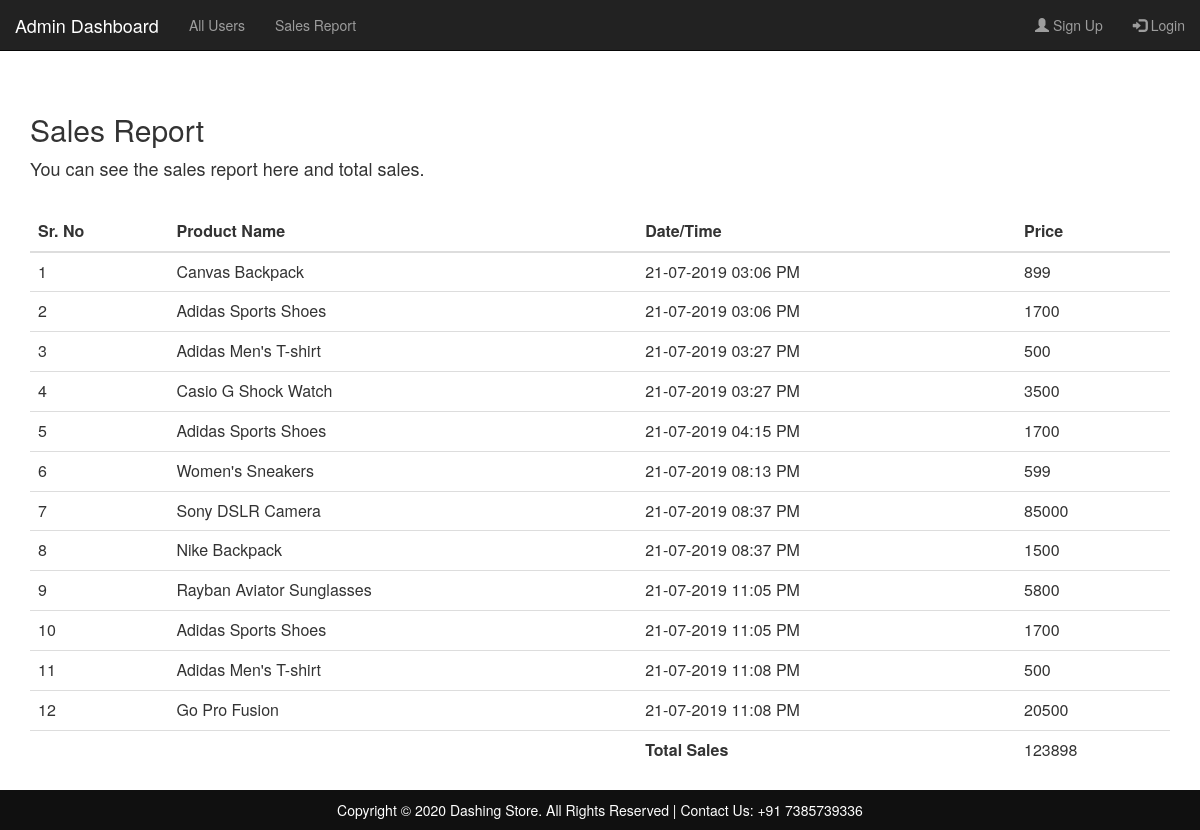
The page /sales.php on the database its author committed.
### tables this page shows
CREATE TABLE `orders` (
  `o_id` int(11) NOT NULL,
  `u_id` int(11) NOT NULL,
  `p_id` int(11) NOT NULL,
  `time_stamp` varchar(50) NOT NULL
);

CREATE TABLE `products` (
  `p_id` int(11) NOT NULL,
  `name` varchar(50) NOT NULL,
  `description` varchar(200) NOT NULL,
  `image_path` varchar(200) NOT NULL,
  `price` int(11) NOT NULL,
  `category` varchar(25) NOT NULL
);

### sales.php (the view, shortened to what this page needs)
<html>
<head>
    <link rel="stylesheet" href="https://maxcdn.bootstrapcdn.com/bootstrap/3.4.0/css/bootstrap.min.css">
    <link rel="stylesheet" type="text/css" href="css\style.css">
</head>
<body>
        <nav class="navbar navbar-inverse navbar-fixed-top">
            <div class="container-fluid">
            <div class="navbar-header">
          <a class="navbar-brand" href="admin-dashboard.php"><span style="color: white">Admin Dashboard</span></a>
        </div>
        <div class="collapse navbar-collapse" id="myNavbar">
        <ul class="nav navbar-nav">
          <li><a href="allusers.php">All Users</a></li>
          <li><a href="sales.php">Sales Report</a></li>
        </ul>
        <ul class="nav navbar-nav navbar-right">
        <?php if(empty($_SESSION['logged_in']) ) { ?>
          <li><a href="register.php"><span class="glyphicon glyphicon-user"></span> Sign Up</a></li>
          <li><a href="login.php"><span class="glyphicon glyphicon-log-in"></span> Login</a></li>
        </ul>
        <?php } else {?>
        <li><a href="logout.php?logout=1">Logout</a></li>
          <?php }?>
        </div>
      </div>
    </nav>
<br>
  <?php
    require 'conn.php';
    $i=1;
    $select_query = "SELECT products.name, products.price, orders.time_stamp from products, orders WHERE orders.p_id = products.p_id ;";
    $select_query_result = mysqli_query($con,$select_query);
    $total_query = "SELECT SUM(products.price) from products, orders WHERE orders.p_id = products.p_id ;";
    $total_query_result = mysqli_query($con,$total_query);
    $row = mysqli_fetch_array($total_query_result);
    $total = $row[0];
  ?>
		<div class="container">
      <br><br>
      <h2><br>Sales Report</h2>
      <p style="font-size: 18px;">You can see the sales report here and total sales.</p> <br>
        <div class="table-responsive ">
      <table class="table table-hover">
        <thead>
          <tr>
            <th>Sr. No</th>
            <th>Product Name</th>
            <th>Date/Time</th>
            <th>Price</th>
         </tr>
        </thead>
        <tbody>
        <?php while ($row= mysqli_fetch_array($select_query_result)) {?>
          <tr>
            <td><?php echo $i; $i++; ?></td>
            <td><?php echo $row['name']?></td>
            <td><?php echo $row['time_stamp']?></td>
            <td><?php echo $row['price']?></td>
          </tr>
          <?php }?>
          <tr>
            <td></td>
            <td></td>
            <td><b>Total Sales</b></td>
            <td><?php echo $total;?></td>
          </tr>
        </tbody>
    </table>
    </div>
    </div>
    <footer class="container-fluid" style="background-color: #101010;padding: 10px">
        Copyright © <?php echo date("Y"); ?> Dashing Store. All Rights Reserved | Contact Us: +91 7385739336
    </footer>
</body>
</html>

### css/style.css (style rules this page uses)
a { text-decoration: none; transition: all .3s ease-in-out; }
footer { background-color: black; color: white; padding: 8px; text-align: center; }

### rows shown on the page
orders: p.name "Canvas Backpack", time_stamp "21-07-2019 03:06 PM", p.price "899"
orders: p.name "Adidas Sports Shoes", time_stamp "21-07-2019 03:06 PM", p.price "1700"
orders: p.name "Adidas Men's T-shirt", time_stamp "21-07-2019 03:27 PM", p.price "500"
orders: p.name "Casio G Shock Watch", time_stamp "21-07-2019 03:27 PM", p.price "3500"
orders: p.name "Adidas Sports Shoes", time_stamp "21-07-2019 04:15 PM", p.price "1700"
orders: p.name "Women's Sneakers", time_stamp "21-07-2019 08:13 PM", p.price "599"
orders: p.name "Sony DSLR Camera", time_stamp "21-07-2019 08:37 PM", p.price "85000"
orders: p.name "Nike Backpack", time_stamp "21-07-2019 08:37 PM", p.price "1500"
orders: p.name "Rayban Aviator Sunglasses", time_stamp "21-07-2019 11:05 PM", p.price "5800"
orders: p.name "Adidas Sports Shoes", time_stamp "21-07-2019 11:05 PM", p.price "1700"
orders: p.name "Adidas Men's T-shirt", time_stamp "21-07-2019 11:08 PM", p.price "500"
orders: p.name "Go Pro Fusion", time_stamp "21-07-2019 11:08 PM", p.price "20500"

### other values the page prints
$total "123898"
